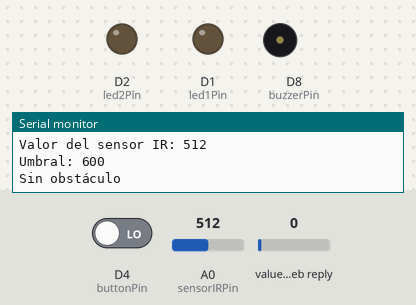
The sketch below on a simulated ESP8266 (NodeMCU). Parts: output pins drawn as LEDs (lit = HIGH), buzzer (waves = sounding, pin HIGH), the last lines printed to the serial monitor. The inputs (shaded band) are chosen by the test bench; at power-on: A0 (sensorIRPin) = 512, D4 (buttonPin) LOW, value in the web reply 0. WiFi joins after 1.5 s; servers stay silent unless stated; web services answer with replies made up by the test bench.

Above: at 8.4 s.
8.5 s: A0 (sensorIRPin) set to 634
12.7 s: A0 (sensorIRPin) set to 659
19.5 s: D4 (buttonPin) driven HIGH
At 29.2 s:
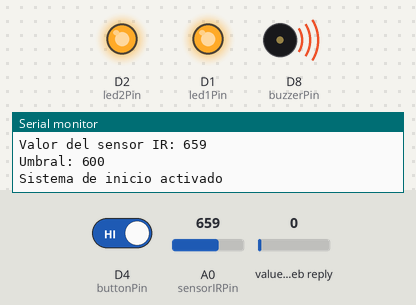
Timing chart, 0 to 35.7 s (numbered marks = the images above; inputs shaded):
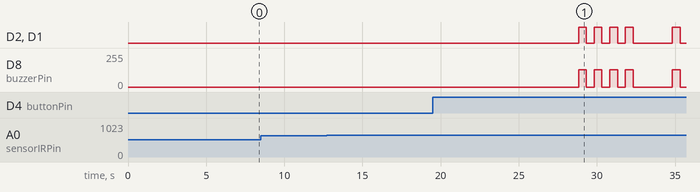

The sketch:

DEFINITIVO.ino
```cpp
#include <ESP8266WiFi.h>
#include <ESP8266HTTPClient.h>
#include <ArduinoJson.h>

const char *ssid = "Casa Vader 1466";
const char *password = "LucianoHouse1";
const String writeAPIKey = "SXABYBTHUASWY5GE";

const int led1Pin = D1;
const int led2Pin = D2;
const int buzzerPin = D8;
const int sensorIRPin = A0;
const int buttonPin = D4;

int buttonState = 0;
int lastButtonState = 0;
unsigned long lastDebounceTime = 0;
unsigned long debounceDelay = 50;
bool systemStarted = false;

const int threshold = 600;
const int histeresis = 50;
const int tiempoDeteccion = 4000; // 4 segundos
unsigned long tiempoInicioDeteccion = 0;
bool obstaculoDetectado = false;

void setup() {
  Serial.begin(9600);
  Serial.println("Iniciando...");

  WiFi.begin(ssid, password);
  while (WiFi.status() != WL_CONNECTED) {
    delay(1000);
    Serial.println("Conectando a WiFi...");
  }

  Serial.println("Conectado a la red WiFi.");

  pinMode(led1Pin, OUTPUT);
  pinMode(led2Pin, OUTPUT);
  pinMode(buzzerPin, OUTPUT);
  pinMode(sensorIRPin, INPUT);
  pinMode(buttonPin, INPUT);

  Serial.println("Sistema Listo Para Funcionar");

  int field3Value = getField3FromThingSpeak();
  if (field3Value == 1) {
    activateBalizaBuzzer();
  } else {
    deactivateBalizaBuzzer();
  }

  delay(5000);
}

void loop() {
  int sensorValue = analogRead(sensorIRPin);

  Serial.print("Valor del sensor IR: ");
  Serial.println(sensorValue);
  Serial.print("Umbral: ");
  Serial.println(threshold);

  // Lógica de detección con histeresis y tiempo prolongado
  if (sensorValue > (threshold + histeresis)) {
    if (!obstaculoDetectado) {
      tiempoInicioDeteccion = millis();
      obstaculoDetectado = true;
      Serial.println("Obstáculo detectado");
      sendToThingSpeakField1(1);
    } else if ((millis() - tiempoInicioDeteccion) > tiempoDeteccion) {
      // Mantener el estado de detección después de 4 segundos

    }
  } else {
    obstaculoDetectado = false;
    // Restablecer el estado de detección
    Serial.println("Sin obstáculo");
    sendToThingSpeakField1(0);
  }

  int field3Value = getField3FromThingSpeak();

  if (field3Value == 1 && !systemStarted) {
    activateBalizaBuzzer();
    delay(2000);
    deactivateBalizaBuzzer();
    systemStarted = true;
    sendToThingSpeakField2(1);
  } else if (field3Value == 0 && systemStarted) {
    deactivateBalizaBuzzer();
    systemStarted = false;
    sendToThingSpeakField2(0);
  }

  int reading = digitalRead(buttonPin);

  if (reading != lastButtonState) {
    lastDebounceTime = millis();
  }

  if ((millis() - lastDebounceTime) > debounceDelay) {
    if (reading != buttonState) {
      buttonState = reading;

      if (buttonState == HIGH) {
        Serial.println("Sistema de inicio activado");
        activateSystemStart();
      }
    }
  }

  lastButtonState = reading;

  delay(5000);
}

void sendToThingSpeakField1(int value) {
  WiFiClient client;
  String url = "http://api.thingspeak.com/update?api_key=" + writeAPIKey + "&field1=" + String(value);

  HTTPClient http;
  http.begin(client, url);
  int httpCode = http.GET();

  if (httpCode != HTTP_CODE_OK) {
    Serial.println("Error al actualizar field1 en ThingSpeak.");
  }

  http.end();
}

int getField3FromThingSpeak() {
  WiFiClient client;
  String url = "http://api.thingspeak.com/channels/2375253/feeds/last.json?api_key=" + writeAPIKey;

  HTTPClient http;
  http.begin(client, url);
  int httpCode = http.GET();

  if (httpCode == HTTP_CODE_OK) {
    DynamicJsonDocument jsonDoc(1024);
    deserializeJson(jsonDoc, http.getString());

    int field3Value = jsonDoc["field3"];
    return field3Value;
  } else {
    Serial.println("Error al leer field3 desde ThingSpeak.");
    return 0;
  }
}

void activateBalizaBuzzer() {
  for (int i = 0; i < 4; ++i) {
    analogWrite(buzzerPin, 128);
    digitalWrite(led1Pin, HIGH);
    digitalWrite(led2Pin, HIGH);
    delay(500);
    analogWrite(buzzerPin, 0);
    digitalWrite(led1Pin, LOW);
    digitalWrite(led2Pin, LOW);
    delay(500);
  }
}

void deactivateBalizaBuzzer() {
  analogWrite(buzzerPin, 0);
  digitalWrite(led1Pin, LOW);
  digitalWrite(led2Pin, LOW);
}

void activateSystemStart() {
  for (int i = 0; i < 2; ++i) {
    activateBalizaBuzzer();
    delay(1000);
    deactivateBalizaBuzzer();
    delay(1000);
  }

  sendToThingSpeakField2(1);
}

void sendToThingSpeakField2(int value) {
  WiFiClient client;
  String url = "http://api.thingspeak.com/update?api_key=" + writeAPIKey + "&field2=" + String(value);

  HTTPClient http;
  http.begin(client, url);
  int httpCode = http.GET();

  if (httpCode != HTTP_CODE_OK) {
    Serial.println("Error al actualizar field2 en ThingSpeak.");
  }

  http.end();
}
```

Measured:
- after the input at 19.5 s, D2 (led2Pin), D1 (led1Pin): goes 3 × (HIGH 0.50 s, LOW 0.50 s), HIGH 0.50 s, LOW 2.5 s, HIGH 0.50 s, then LOW, starting after 9.3 s; D8 (buzzerPin): goes 3 × (128/255 0.50 s, 0/255 0.50 s), 128/255 0.50 s, 0/255 2.5 s, 128/255 0.50 s, then 0/255, starting after 9.3 s
